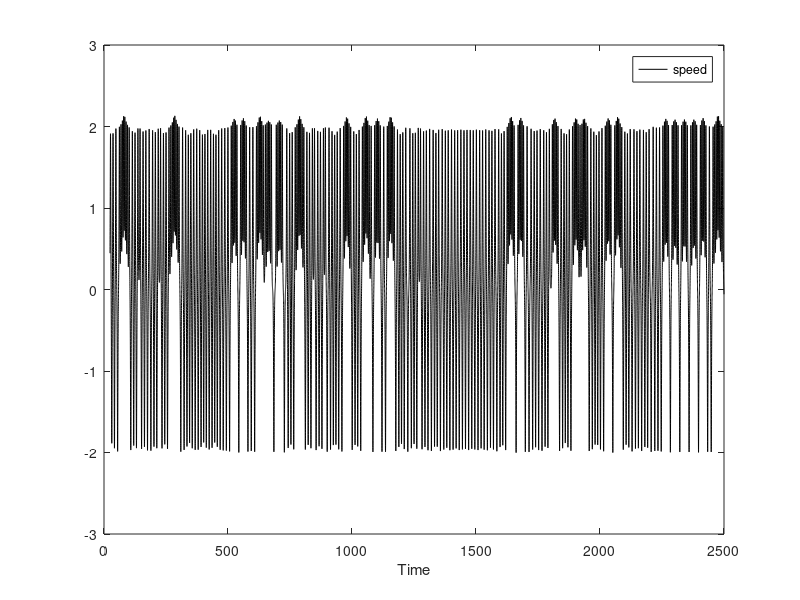
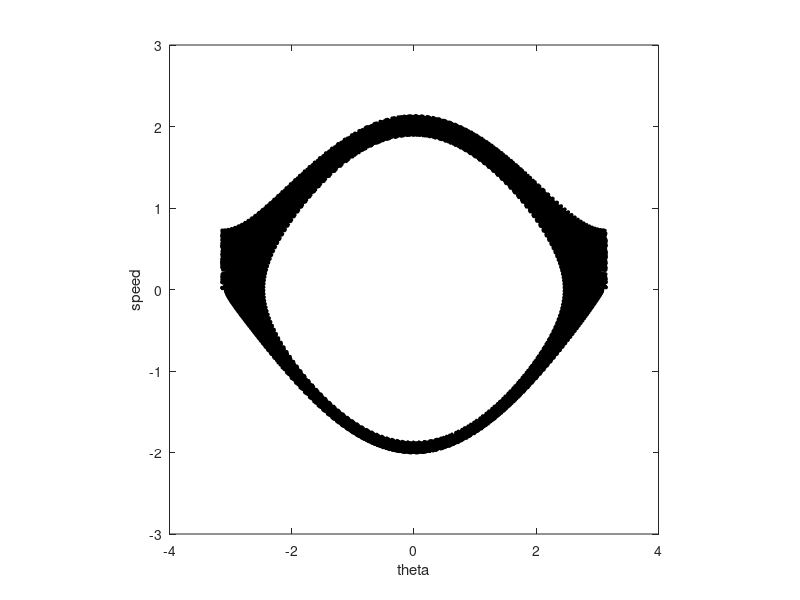
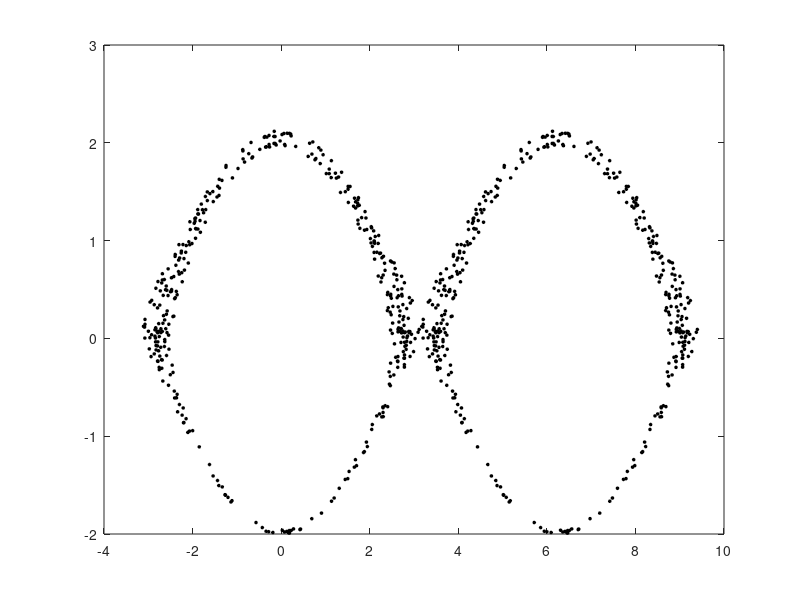

Write MATLAB code to recreate these figures, in order.
function PenPerturb

F = .02;                    % driving strength (0.02) (0.7) 0.5  0.56  0.58 (0.1 0.2 0.3 0.35 0.375 0.4 0.45 0.7)
w = 1;                    % drive frequency (0.75) (0.7)
c = 0.00;                   % damping (0.1)   0.5 0.45 0.4 0.39 0.35
%k = 3.7;                      % (2)

v = 1;
k = w/v;

% (0.7,0.7,0.27) roughly divides regular from chaotic long-term behavior(??)
% The sequence (0.7,0.7,0.5), (0.7,0.7,0.45), (0.7,0.7,0.4), (0.7,0.7,0.39), (0.7,0.7,0.35) is interesting

y0 = [0 2 0];           % [1 1.705 w] for 0.01, sqrt(0.5) 0 (1.9848)
tspan = [1 2500];           % 8000 for a good return map, 1000 for demo purposes

options = odeset('RelTol',1e-8);
% options = odeset('OutputFcn',@odeplot);

[t,y] = ode45(@f5,tspan,y0,options);

siz = size(t)

theta = mod(y(:,1)-pi,2*pi)-pi;
thetadot = y(:,2);
wt = cos(w*t-k*y(:,1));

%keyboard

figure(2)
plot(t(400:siz),y(400:siz,2),'k')
xlabel('Time')
legend('speed')

figure(3)
plot(theta(400:siz),y(400:siz,2),'ok','MarkerSize',2,'MarkerFaceColor','k')
xlabel('theta')
ylabel('speed')
axis square



% Power Spectrum
Pow = 0;
if Pow == 1
    [st dum] = size(t);
    tshort = t(50:st,1);
    yshort = y(50:st,1);
    [st dum] = size(tshort);
    dt = (max(tshort)-min(tshort))/st;
    df = 1/st/dt;
    fmax = 1/dt;
    freq = df:df:fmax;

    yf = yshort(:,1);
    F = fft(yf);
    Pow = F.*conj(F);

    mid = round(st/4);
    figure(4)
    loglog(freq(1:mid),Pow(1:mid))
    title('Power Spectrum')
    xlabel('Frequency (Hz)')
    

    [Pmax I] = max(Pow(2:mid));
    f0 = freq(I)
    T0 = 1/f0
end


%First Return Map
Fst = 1;
if Fst == 1
    %T = 2*pi/w;
    T = 2*pi;
    testwt = mod(t,T)-0.5*T;
    %testwt = wt;
    %testwt = theta;
    cnt = 0;
    last = testwt(1);
    for loop = 2:siz
        if (last < 0)&(testwt(loop) > 0)
            cnt = cnt+1;
            del = (-testwt(loop-1))/(testwt(loop)-testwt(loop-1));
            th(cnt) = (theta(loop) - theta(loop-1))*del + theta(loop-1);
            thd(cnt) = (thetadot(loop) - thetadot(loop-1))*del + thetadot(loop-1);
            last = testwt(loop);
%         elseif (last > 0)&(testwt(loop) < 0)
%             cnt = cnt+1;
%             th(cnt) = theta(loop);
%             thd(cnt) = (thetadot(loop) - thetadot(loop-1))*(-testwt(loop-1))/(testwt(loop)-testwt(loop-1)) + thetadot(loop-1);
%             last = testwt(loop);
        else
            last = testwt(loop);
        end
    end
    
    xx(1:cnt) = th;
    xx(cnt+1:2*cnt) = th+2*pi;
    yy(1:cnt) = thd;
    yy(cnt+1:2*cnt) = thd;

    figure(5)
    plot(xx,yy,'ok','MarkerSize',2,'MarkerFaceColor','k')
    %axis([0 2*pi -2.5 2.5])
    hold on
    
end

set(gcf,'color','white')
hold off
%keyboard


% Model function
    function dy = f5(t,y)

        dy = zeros(3,1);
        dy(1) = y(2);
        dy(2) = F*sin(-w*t + k*y(1)) - 1*sin(y(1)) - c*y(2);
        dy(3) = w;
        
%         dy(2) = F*sin(y(3)) - sin(y(1)) - c*y(2);
%         dy(3) = w;


    end     % end f5


end % end ltest

